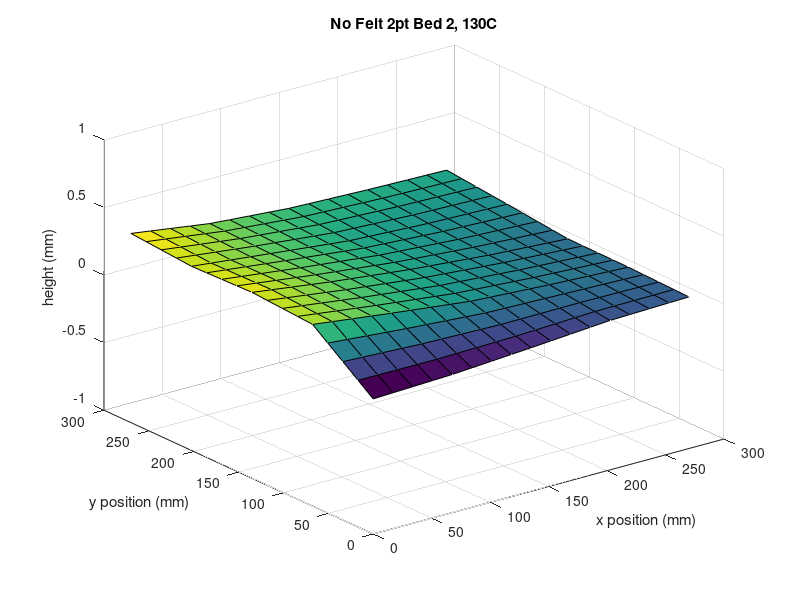

The MATLAB source for this figure:
X = [0, 67.5, 135, 202.5, 270, 0, 67.5, 135, 202.5, 270, 0, 67.5, 135, 202.5, 270,0, 67.5, 135, 202.5, 270,0, 67.5, 135, 202.5, 270,];
Y = [0, 0, 0, 0, 0, 67.5, 67.5, 67.5, 67.5, 67.5, 135, 135, 135, 135, 135, 202.5, 202.5, 202.5, 202.5, 202.5, 270, 270, 270, 270, 270];
Z = [0 ,.022, .062, .106, .122, .345, .270, .2, .164, .136, .376, .296, .229, .177, .140, .363, .299, .236, .206, .190, .40, .315, .269, .249, .236];
xr = reshape(X, 5, 5);
yr = reshape(Y, 5, 5);
zr = reshape(Z, 5, 5);

e = interp2(xr)
f = interp2(yr)
g = interp2(zr)

E = interp2(e)
F = interp2(f)
G = interp2(g)

surf(E, F, G)
zlim([-1 1])
xlabel('x position (mm)')
ylabel('y position (mm)')
zlabel('height (mm)')
title("No Felt 2pt Bed 2, 130C");
